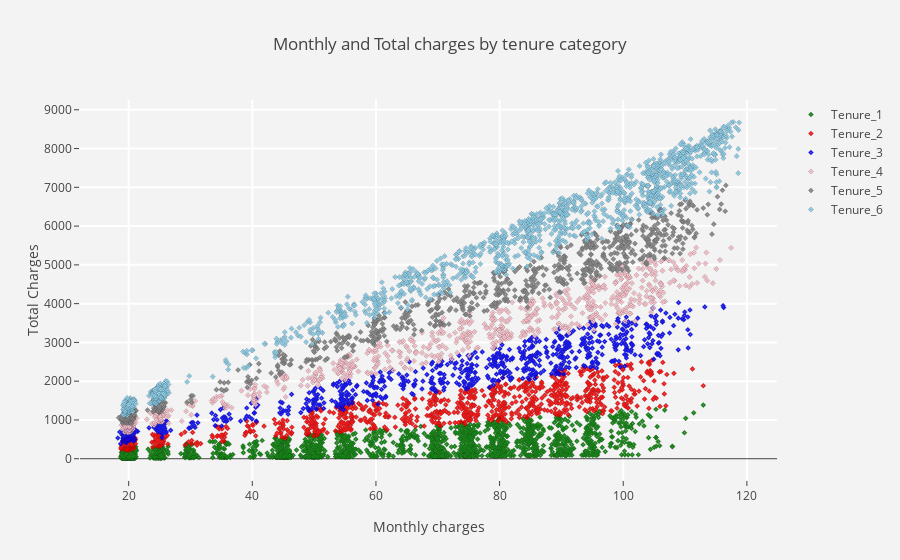
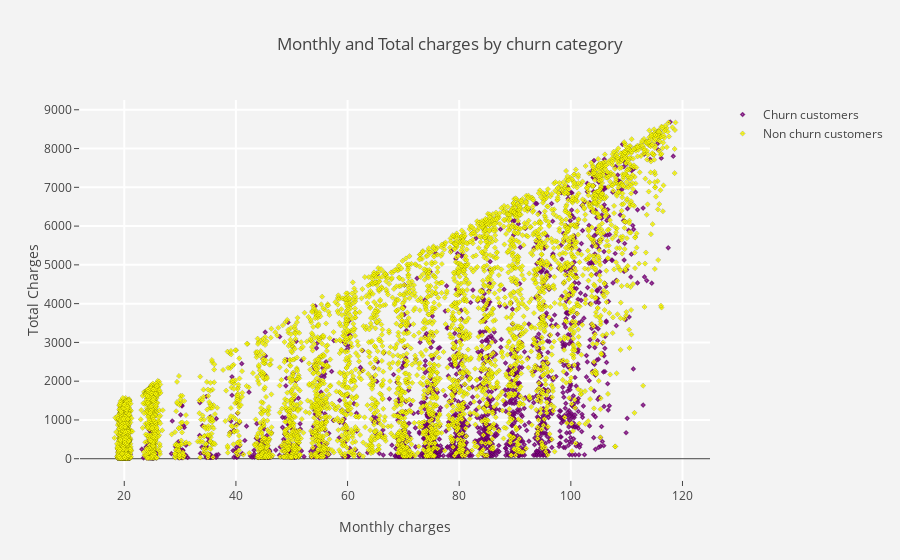

Notebook cell for these charts, in order:
### Markdown cell above
### 3.4 Monthly charges and Total charges by Tenure and Churn category

### Code cell
#function for scatter plot of monthly and total charges by tenure category

def plot_tenure_cat(tenure_category, color):
        trace = go.Scatter(x = telecom[telecom['tenure_category']==tenure_category]['MonthlyCharges'],
                           y = telecom[telecom['tenure_category']==tenure_category]['TotalCharges'],
                           name = tenure_category,
                           mode = 'markers',
                           marker = dict( size = 4,
                                          color = color,
                                          line = dict(
                                          width = 0.2,
                                          color = 'black'
                                          ),
                                          symbol = 'diamond-dot'
                                           ),
                           opacity =0.9)
        return trace

#function for scatter plot of Monthly and Total charges by churn category
def plot_churn_cat(churn_data, color, name):
    trace = go.Scatter(x = churn_data['MonthlyCharges'],
                       y = churn_data['TotalCharges'],
                       name = name,
                       mode = 'markers',
                       marker = dict(size = 4,
                                      color = color,
                                      line = dict(
                                      width = 0.2,
                                      color = 'black'
                                       ),
                                      symbol = 'diamond-dot',
                                      opacity=0.9
                                     )
                      )
    return trace
    
trace1 = plot_tenure_cat("Tenure_1", 'green')
trace2 = plot_tenure_cat("Tenure_2", 'red')
trace3 = plot_tenure_cat("Tenure_3", 'blue')
trace4 = plot_tenure_cat("Tenure_4", 'pink')
trace5 = plot_tenure_cat("Tenure_5", 'grey')
trace6 = plot_tenure_cat("Tenure_6", 'skyblue')

trace7 = plot_churn_cat(churn,'purple',"Churn customers")
trace8 = plot_churn_cat(not_churn,'yellow',"Non churn customers")


data1 = [trace1,trace2,trace3,trace4,trace5,trace6]
data2 = [trace7, trace8]

def plot_layout(title):
    layout = go.Layout(dict(title=title,
                           plot_bgcolor="rgb(243,243,243)",
                           paper_bgcolor="rgb(243,243,243)",
                           xaxis = dict(gridcolor = 'rgb(255, 255, 255)',
                                         title = "Monthly charges",
                                         zerolinewidth=1,ticklen=5,gridwidth=2),
                           yaxis = dict(gridcolor = 'rgb(255, 255, 255)',
                                         title = "Total Charges",
                                         zerolinewidth=1,ticklen=5,gridwidth=2),
                           ))
    return layout

layout1 = plot_layout("Monthly and Total charges by tenure category")
layout2 = plot_layout("Monthly and Total charges by churn category")

fig1 = go.Figure(data = data1, layout = layout1)
fig2 = go.Figure(data = data2, layout = layout2)

py.iplot(fig1)
py.iplot(fig2)

### Figure 1 — Plotly figure (JSON) as saved in the notebook; plotly's stock layout.template omitted (floating-point values rounded to 4 significant figures; data arrays with more than 128 entries replaced by an {"elided": "..."} marker saying what was removed)
{"data": [{"marker": {"color": "green", "line": {"color": "black", "width": 0.2}, "size": 4, "symbol": "diamond-dot"}, "mode": "markers", "name": "Tenure_1", "opacity": 0.9, "type": "scatter", "uid": "e935665c-63b3-4c76-8d2f-002dace22884", "x": {"elided": "2175 float values"}, "y": {"elided": "2175 float values"}}, {"marker": {"color": "red", "line": {"color": "black", "width": 0.2}, "size": 4, "symbol": "diamond-dot"}, "mode": "markers", "name": "Tenure_2", "opacity": 0.9, "type": "scatter", "uid": "6b6ebd4b-5b60-4e70-be38-2dfddeedad6e", "x": {"elided": "1024 float values"}, "y": {"elided": "1024 float values"}}, {"marker": {"color": "blue", "line": {"color": "black", "width": 0.2}, "size": 4, "symbol": "diamond-dot"}, "mode": "markers", "name": "Tenure_3", "opacity": 0.9, "type": "scatter", "uid": "2e64b3aa-bcec-4079-a61c-a1ab0e61503e", "x": {"elided": "832 float values"}, "y": {"elided": "832 float values"}}, {"marker": {"color": "pink", "line": {"color": "black", "width": 0.2}, "size": 4, "symbol": "diamond-dot"}, "mode": "markers", "name": "Tenure_4", "opacity": 0.9, "type": "scatter", "uid": "a08222bc-3004-46e4-8a65-3233fe001d41", "x": {"elided": "762 float values"}, "y": {"elided": "762 float values"}}, {"marker": {"color": "grey", "line": {"color": "black", "width": 0.2}, "size": 4, "symbol": "diamond-dot"}, "mode": "markers", "name": "Tenure_5", "opacity": 0.9, "type": "scatter", "uid": "9d71b387-e59a-4024-8907-59606ae39195", "x": {"elided": "832 float values"}, "y": {"elided": "832 float values"}}, {"marker": {"color": "skyblue", "line": {"color": "black", "width": 0.2}, "size": 4, "symbol": "diamond-dot"}, "mode": "markers", "name": "Tenure_6", "opacity": 0.9, "type": "scatter", "uid": "eaa6df35-9b26-4be1-b08e-aed2cb21d33c", "x": {"elided": "1407 float values"}, "y": {"elided": "1407 float values"}}], "layout": {"paper_bgcolor": "rgb(243,243,243)", "plot_bgcolor": "rgb(243,243,243)", "title": {"text": "Monthly and Total charges by tenure category"}, "xaxis": {"gridcolor": "rgb(255, 255, 255)", "gridwidth": 2, "ticklen": 5, "title": {"text": "Monthly charges"}, "zerolinewidth": 1}, "yaxis": {"gridcolor": "rgb(255, 255, 255)", "gridwidth": 2, "ticklen": 5, "title": {"text": "Total Charges"}, "zerolinewidth": 1}}}

### Figure 2 — Plotly figure (JSON) as saved in the notebook; plotly's stock layout.template omitted (floating-point values rounded to 4 significant figures; data arrays with more than 128 entries replaced by an {"elided": "..."} marker saying what was removed)
{"data": [{"marker": {"color": "purple", "line": {"color": "black", "width": 0.2}, "opacity": 0.9, "size": 4, "symbol": "diamond-dot"}, "mode": "markers", "name": "Churn customers", "type": "scatter", "uid": "b097aa98-9441-4bbf-a0d9-61dc889293bf", "x": {"elided": "1869 float values"}, "y": {"elided": "1869 float values"}}, {"marker": {"color": "yellow", "line": {"color": "black", "width": 0.2}, "opacity": 0.9, "size": 4, "symbol": "diamond-dot"}, "mode": "markers", "name": "Non churn customers", "type": "scatter", "uid": "dec6effb-33cb-45f8-9e89-f3798961b0cc", "x": {"elided": "5163 float values"}, "y": {"elided": "5163 float values"}}], "layout": {"paper_bgcolor": "rgb(243,243,243)", "plot_bgcolor": "rgb(243,243,243)", "title": {"text": "Monthly and Total charges by churn category"}, "xaxis": {"gridcolor": "rgb(255, 255, 255)", "gridwidth": 2, "ticklen": 5, "title": {"text": "Monthly charges"}, "zerolinewidth": 1}, "yaxis": {"gridcolor": "rgb(255, 255, 255)", "gridwidth": 2, "ticklen": 5, "title": {"text": "Total Charges"}, "zerolinewidth": 1}}}
